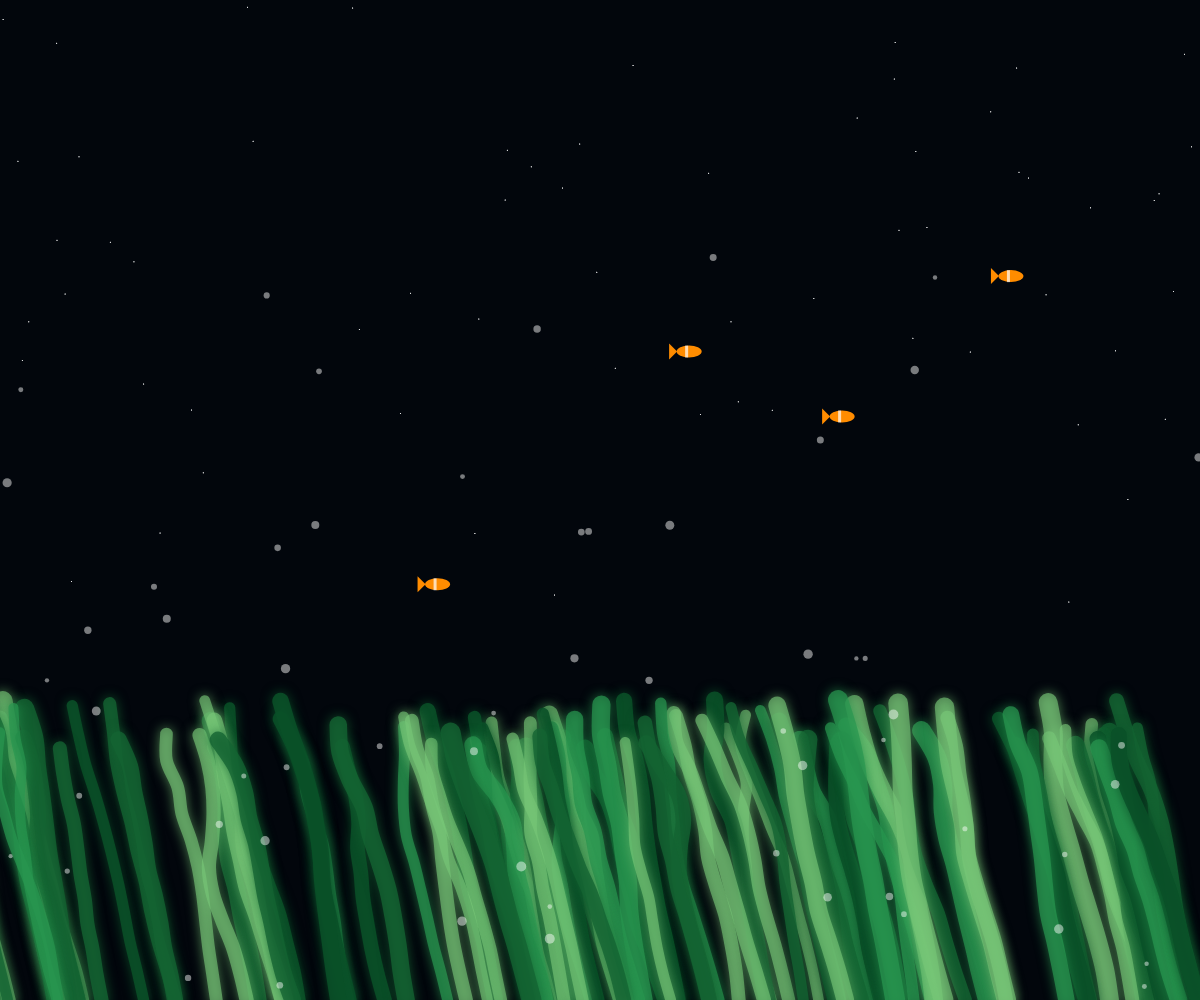
Frame 1 (no input)
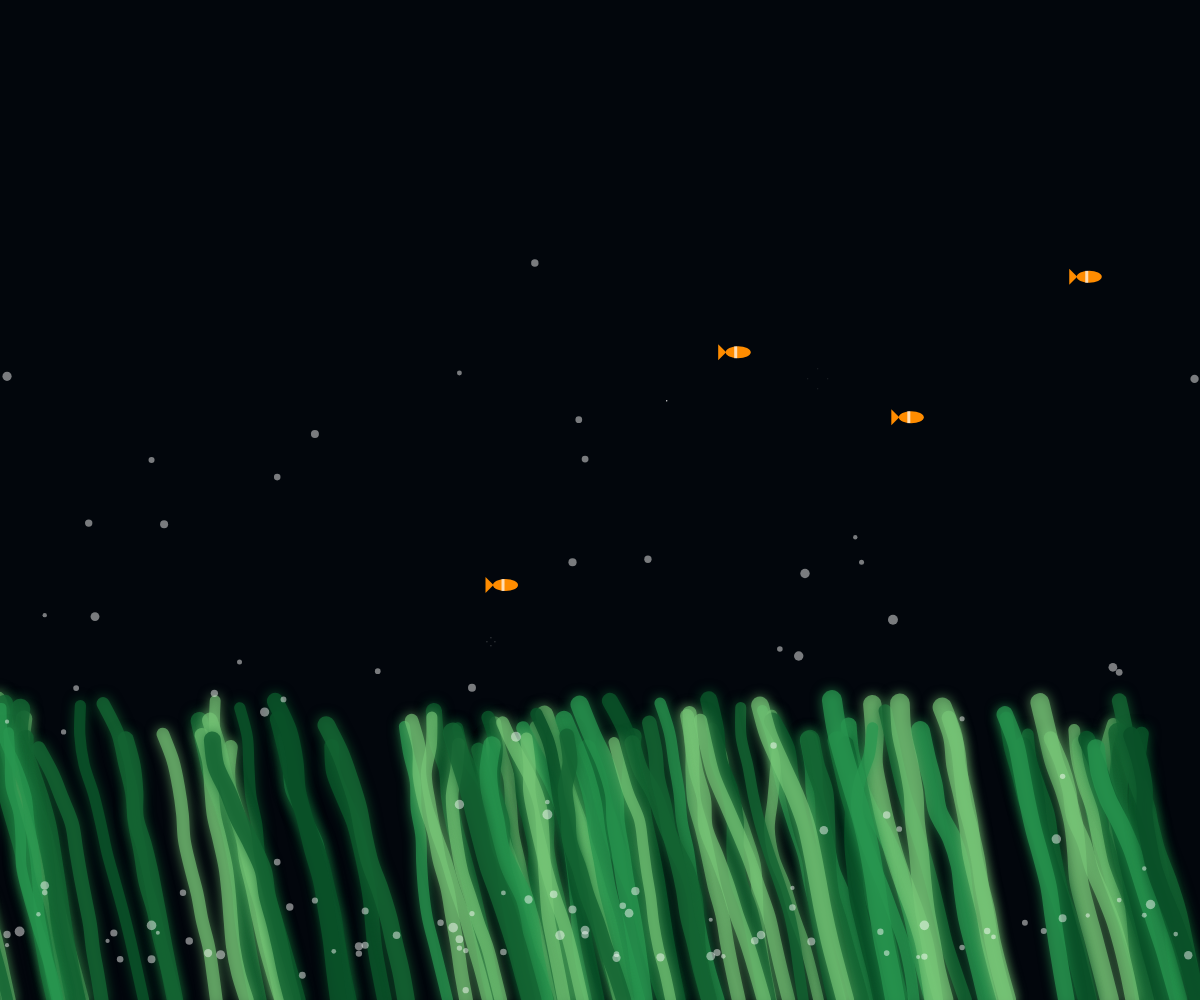
Frame 60 (no input)
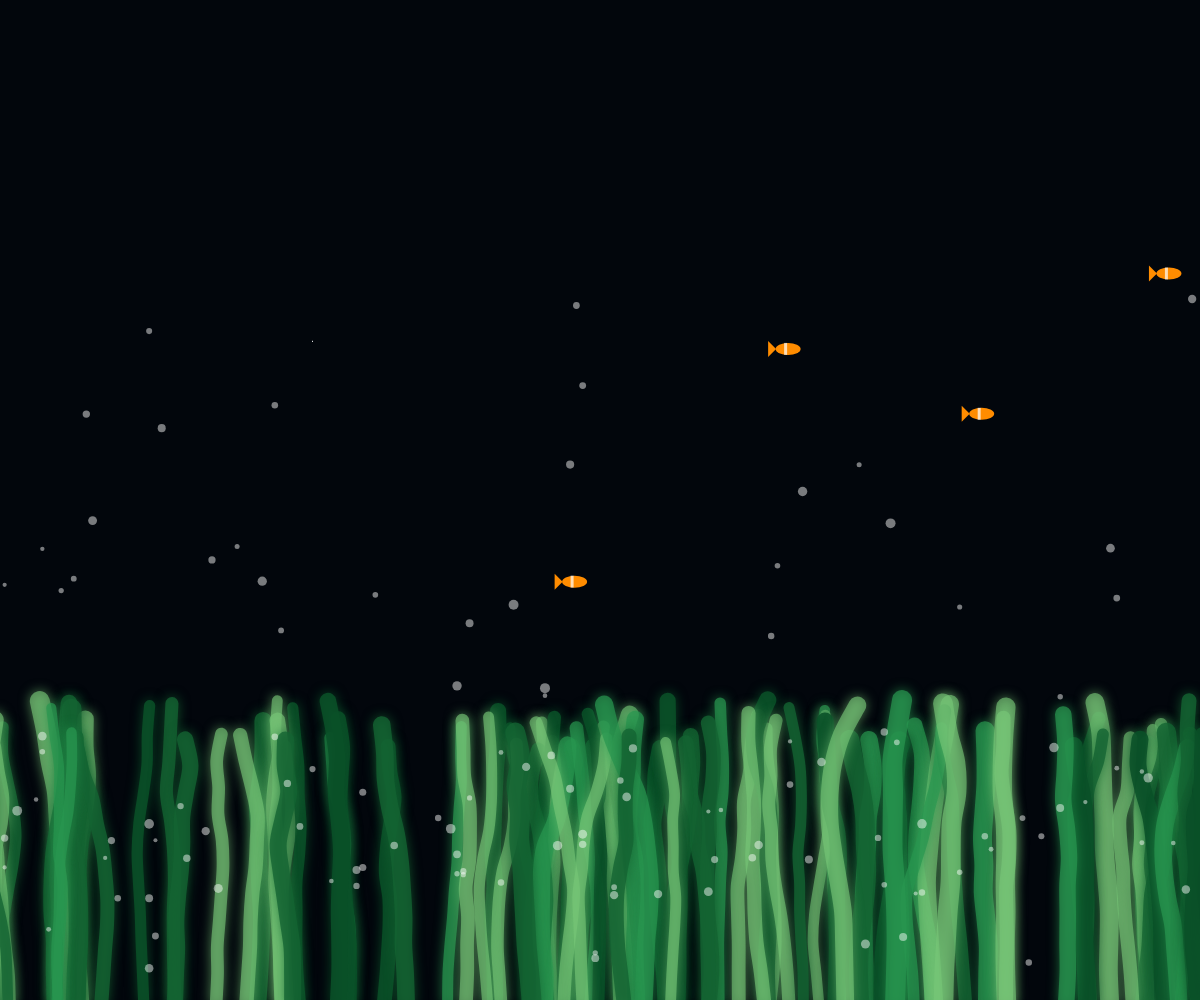
Frame 120 (the mouse pressed at the canvas centre since frame 60)

The p5.js sketch that drew these frames (run headless with seeded random() and noise() and a simulated clock; from frame 60 on, the mouse is pressed at the canvas centre):

// p5.js sketch
// ── sketch.js
let grasses = [];
let tinyBubbles = [];
let fishes = [];

function setup() {
  createCanvas(windowWidth, windowHeight);
  
  // 海草顏色：高對比的深綠色系列
  let grassColors = [
    [20, 100, 50, 200], 
    [40, 150, 80, 180], 
    [10, 80, 40, 220],
    [120, 200, 120, 160]
  ];

  // 初始化海草：高度範圍縮小，使其看起來高度一致
  for (let i = 0; i < 100; i++) {
    grasses.push({
      x: random(-20, width + 20),
      h: random(height * 0.25, height * 0.3), // 高度盡量一致
      w: random(10, 20),
      color: random(grassColors),
      noiseOffset: random(10000)
    });
  }

  // 初始化大量小氣泡
  for (let i = 0; i < 120; i++) {
    tinyBubbles.push(new TinyPopBubble());
  }

  for (let i = 0; i < 4; i++) {
    fishes.push(new Fish());
  }
}

function draw() {
  background(2, 6, 12); // 深海黑藍色

  // 1. 繪製並更新魚類
  for (let f of fishes) f.update(), f.display();

  // 2. 繪製海草（幅度提高到 100）
  for (let g of grasses) {
    drawSteadyGrass(g);
  }

  // 3. 繪製會破掉的小氣泡
  for (let tb of tinyBubbles) {
    tb.update();
    tb.display();
  }
}

function drawSteadyGrass(g) {
  push();
  // 微弱發光增強質感
  drawingContext.shadowBlur = 12;
  drawingContext.shadowColor = color(g.color[0], g.color[1], g.color[2]);
  
  noFill();
  stroke(g.color);
  strokeWeight(g.w);
  strokeCap(ROUND);

  let time = frameCount * 0.007; 
  let mouseSway = map(mouseX, 0, width, -2, 2); 

  beginShape();
  for (let i = 0; i <= 10; i++) {
    let t = i / 10; 
    
    // 擺動幅度調整至 100
    let nx = g.noiseOffset + time + (t * 1.2); 
    let sway = (noise(nx) - 0.5) * 100 * t + (mouseSway * 30 * t);
    
    let vx = g.x + sway;
    let vy = height - (t * g.h);
    
    curveVertex(vx, vy);
    if (i === 0 || i === 10) curveVertex(vx, vy);
  }
  endShape();
  pop();
}

// 會破掉的小氣泡類別
class TinyPopBubble {
  constructor() {
    this.reset();
    this.y = random(height); // 初始隨機分佈
  }
  reset() {
    this.x = random(width);
    this.y = height + 10;
    this.r = random(2, 5); // 氣泡尺寸較小
    this.speed = random(1, 2.5);
    this.popY = random(height * 0.2, height * 0.7); // 隨機破裂高度
    this.isPopping = false;
    this.popTimer = 0;
  }
  update() {
    if (!this.isPopping) {
      this.y -= this.speed;
      this.x += sin(frameCount * 0.04 + this.x) * 0.8;
      if (this.y < this.popY) {
        this.isPopping = true;
      }
    } else {
      this.popTimer++;
      if (this.popTimer > 8) this.reset();
    }
  }
  display() {
    noStroke();
    if (!this.isPopping) {
      fill(255, 255, 255, 120);
      circle(this.x, this.y, this.r * 2);
    } else {
      // 小氣泡破裂：散開的小點
      fill(255, 255, 255, 150 - this.popTimer * 20);
      let pDist = this.popTimer * 2;
      circle(this.x + pDist, this.y, 1);
      circle(this.x - pDist, this.y, 1);
      circle(this.x, this.y + pDist, 1);
      circle(this.x, this.y - pDist, 1);
    }
  }
}

class Fish {
  constructor() {
    this.x = random(width);
    this.y = random(height * 0.1, height * 0.6);
    this.speed = random(0.7, 1.4);
    this.c = color(255, 140, 0);
  }
  update() {
    this.x += this.speed;
    if (this.x > width + 100) {
      this.x = -100;
      this.y = random(height * 0.1, height * 0.6);
    }
  }
  display() {
    push();
    translate(this.x, this.y + sin(frameCount * 0.05) * 8);
    fill(this.c);
    noStroke();
    ellipse(0, 0, 25, 12);
    triangle(-12, 0, -20, -8, -20, 8);
    fill(255, 180);
    rect(-4, -6, 3, 12);
    pop();
  }
}

function windowResized() {
  resizeCanvas(windowWidth, windowHeight);
}
